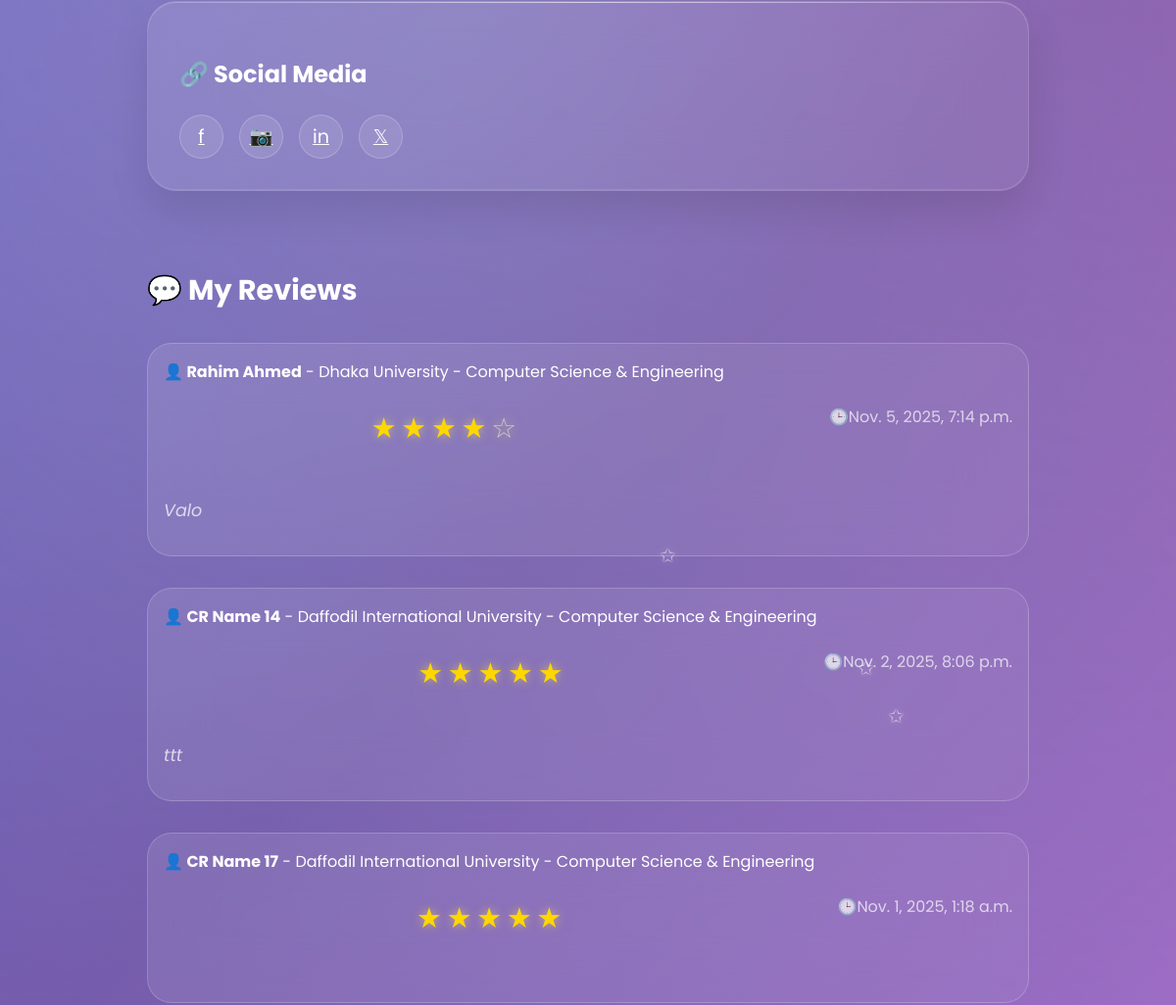
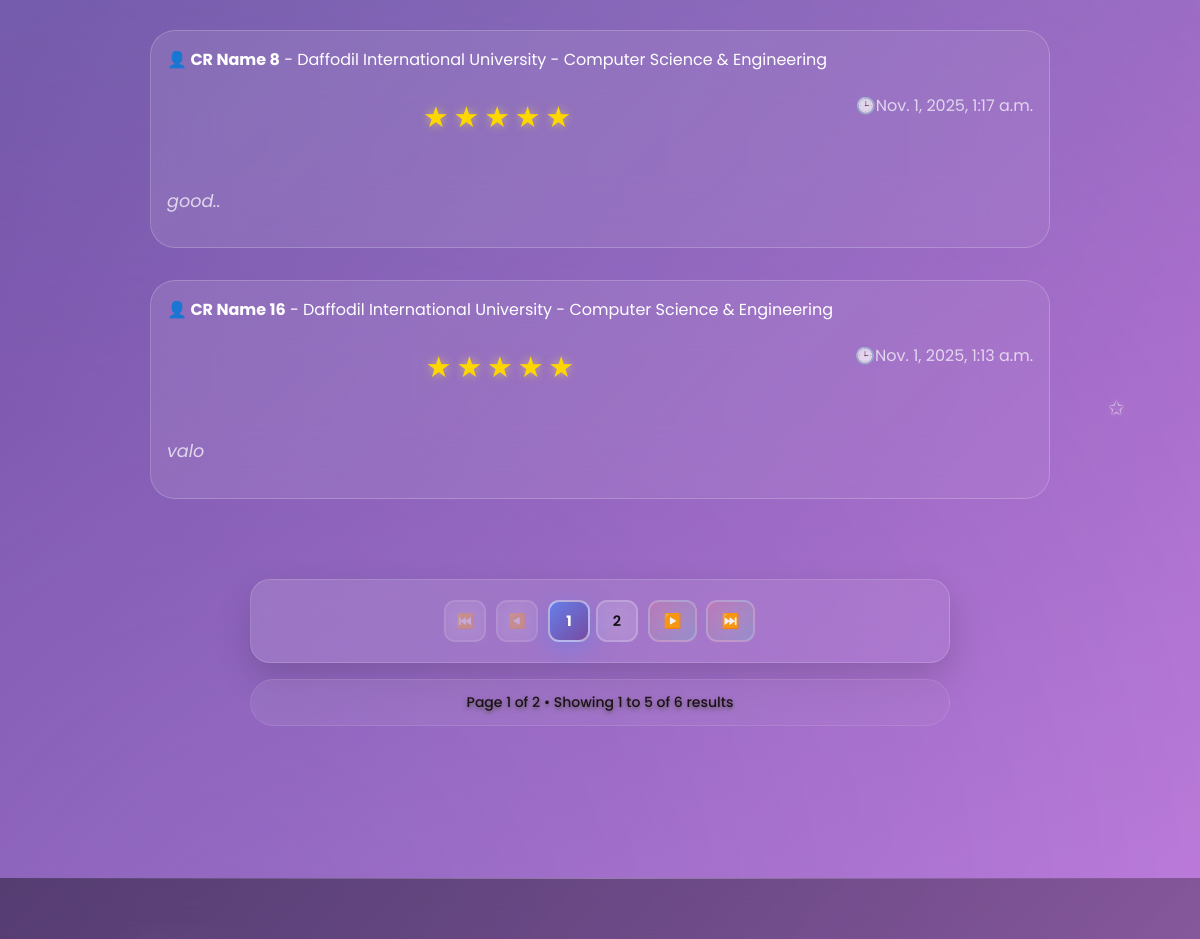
Page /view_profile/cr-reviews-admin/ (signed in, middle part) on the earlier database version (2 pictures, top to bottom).
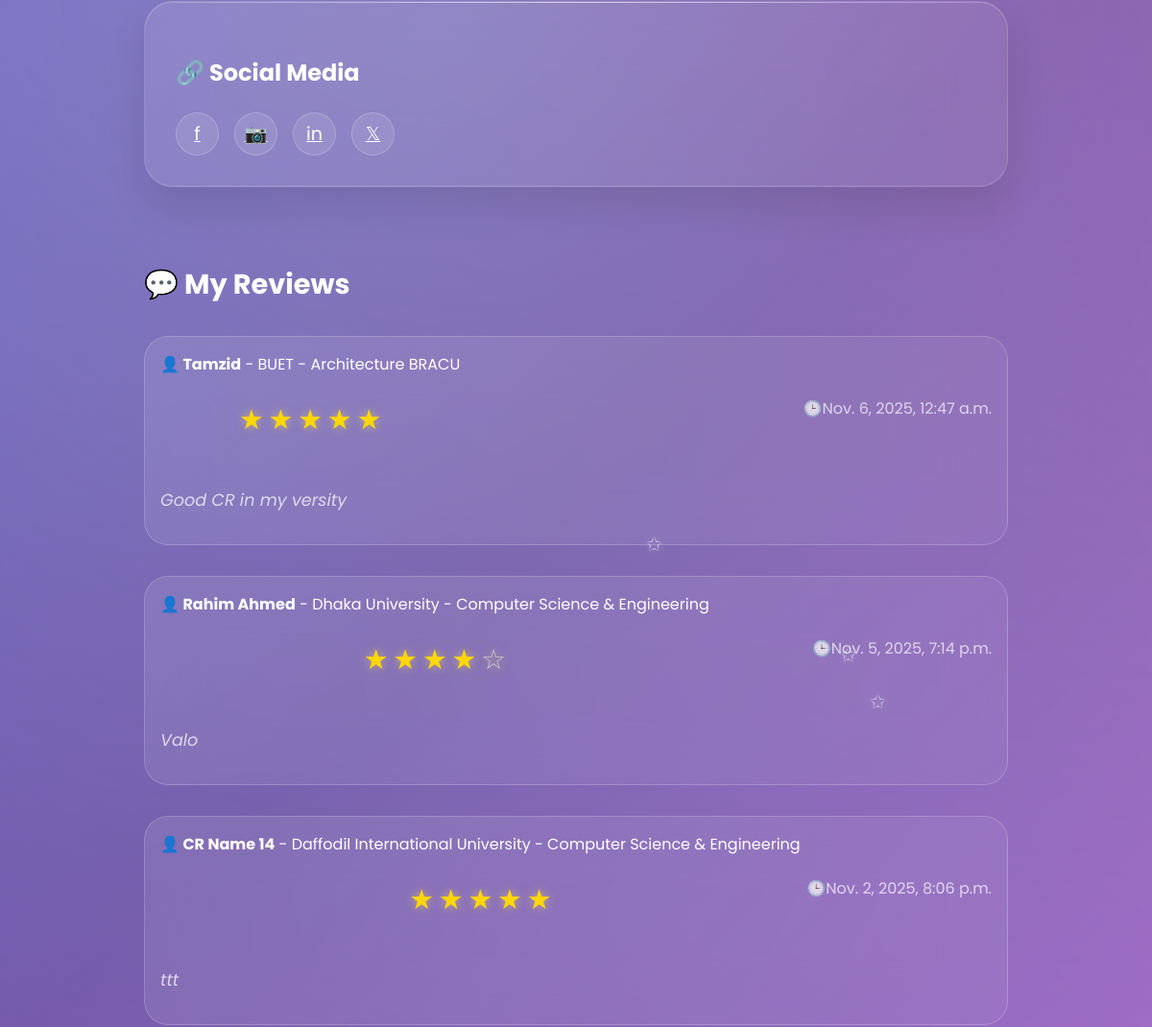
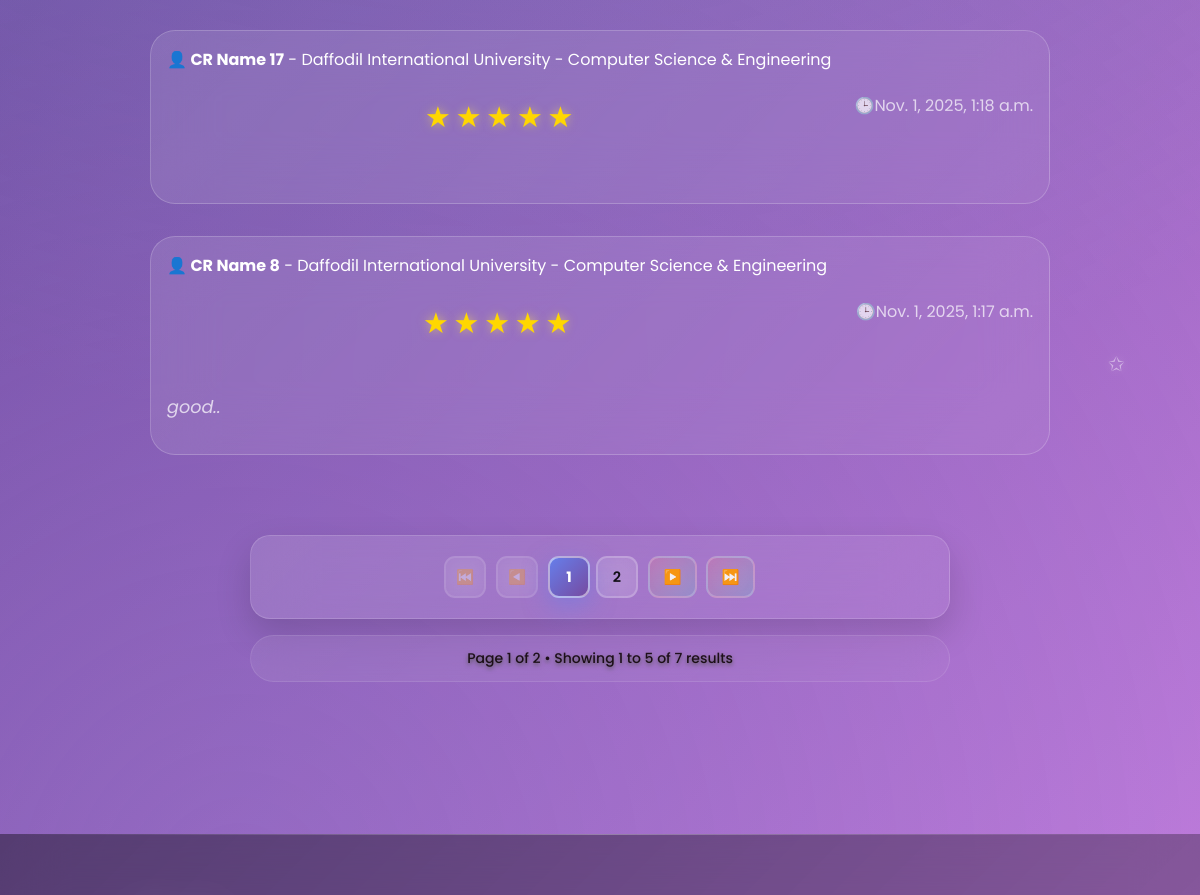
Same page on the later database version (2 pictures, top to bottom).
### cr/models.py (models this page shows, shortened)
class Review(models.Model):
    user = models.ForeignKey('userprofile.User', on_delete=models.CASCADE, related_name='userreviews')
    cr_profile = models.ForeignKey(CrProfile, on_delete=models.CASCADE, related_name='cr_reviews')
    rating = models.PositiveSmallIntegerField()
    description = models.TextField(blank=True, null=True)
    is_anonymous = models.BooleanField(default=False)
    anonymous_name = models.CharField(max_length=100, blank=True, null=True)
    is_approved = models.BooleanField(default=True)  # Auto-approve non-anonymous
    reviewed_by = models.ForeignKey(
        'userprofile.User',
        on_delete=models.SET_NULL,
        null=True,
        blank=True,
        related_name='reviewed_reviews',
        help_text="Admin who approved/rejected this review"
    )
    reviewed_at = models.DateTimeField(null=True, blank=True)
    slug = models.SlugField(unique=True, blank=True)
    created_at = models.DateTimeField(auto_now_add=True)
    updated_at = models.DateTimeField(auto_now=True)
    deleted_at = models.DateTimeField(blank=True, null=True)
    class Meta:
        unique_together = [['user', 'cr_profile']]
        ordering = ['-created_at']

class CrProfile(models.Model):
    user=models.OneToOneField('userprofile.User', on_delete=models.CASCADE,related_name='user_profile')
    university=models.ForeignKey(University, on_delete=models.CASCADE,related_name='university_crs')
    department=models.ForeignKey(Department, on_delete=models.CASCADE,related_name='department_crs')
    cr_status = models.CharField(
    max_length=20,
    choices=[('Present', 'Present CR'), ('Former', 'Former CR')],
    default='Present'
    )
    profile_picture = models.ImageField(upload_to='cr_profile_pictures/', blank=True, null=True)
    name = models.CharField(max_length=100)
    gender = models.CharField(choices=[('M', 'Male'), ('F', 'Female')], max_length=1)
    email = models.EmailField(blank=True, null=True)
    phone = models.CharField(max_length=30, blank=True, null=True)
    st_id = models.CharField(max_length=50, unique=True)
    batch = models.CharField(max_length=20)
    dept_batch = models.CharField(max_length=20 , blank=True, null=True)
    section = models.CharField(max_length=10)
    bio = models.TextField(blank=True, null=True)
    date_of_birth = models.DateField(blank=True, null=True)
    slug = models.SlugField(unique=True, blank=True)
    facebook_url = models.URLField(default='https://www.facebook.com/')
    instagram_url = models.URLField(default='https://www.instagram.com/')
    linkedin_url = models.URLField(default='https://www.linkedin.com/')
    created_at=models.DateTimeField(auto_now_add=True)
    updated_at=models.DateTimeField(auto_now=True)
    deleted_at=models.DateTimeField(auto_now=True,blank=True,null=True)

class University(models.Model):
    Public = "Public"
    Private = "Private"
    university_type = [
        (Public,"Public"),
        (Private,"Private"),
    ]
    title =models.CharField(max_length=100,unique=True,blank=False,null=False)
    type =models.CharField(max_length=100,choices=university_type)
    address=models.CharField(max_length=150, blank=True, null=True)
    slug=models.SlugField(blank=True,unique=True)
    created_at=models.DateTimeField(auto_now_add=True)
    updated_at=models.DateTimeField(auto_now=True)
    daleted_at=models.DateTimeField(auto_now=True,blank=True,null=True)
    def __str__(self):
        return self.title

class Department(models.Model):
    title=models.CharField(max_length=50,unique=True,blank=False,null=False)
    code=models.CharField(max_length=50,unique=True,blank=True,null=True)
    slug=models.SlugField(blank=True,unique=True)
    created_at=models.DateTimeField(auto_now_add=True)
    updated_at=models.DateTimeField(auto_now=True)
    daleted_at=models.DateTimeField(auto_now=True,blank=True,null=True)
    def __str__(self):
        return self.title

### userprofile/views.py (the view)
# urls.py: path('view_profile/<str:slug>/',view_profile,name="view_profile"),
def view_profile(request,slug):
    user = User.objects.get(email=request.user.email,slug=slug)
    review = Review.objects.filter(user=user).order_by('-created_at')
    paginator = Paginator(review,5)
    page_number = request.GET.get('page',1)
    try:
        review = paginator.page(page_number)
    except PageNotAnInteger:
        review = paginator.page(1)
    except EmptyPage:
        review = paginator.page(1)
    context = {
        'user':user,
        'review':review,
    }
    return render(request,'user_profile/view_profile.html',context)

### userprofile/models.py (called while the page is built)
    def get_full_name(self):
        return f"{self.first_name} {self.last_name}"

### templates/user_profile/view_profile.html (shortened to what the changed rows need)
{% extends 'base.html' %}
{% load static %}
{% block content %}
    <div id="cr-profile" class="page">
        <div class="container">
            <div style="max-width: 900px; margin: 0 auto;">
                <div class="section">
                    <h2 style="color: white; font-size: 1.8rem; font-weight: 700; margin-bottom: 2rem;">💬 My Reviews</h2>
                    <div id="reviews-container">
                    {% for review in review %}
                    <div class="review-card">
                    <div class="review-header">
                        <div>
                            <strong style="font-size: 1rem;">👤 {{review.cr_profile.name}}</strong> - {{review.cr_profile.university}} - {{review.cr_profile.department}}
                            <div class="rating">
                                {% for i in "12345" %} {% if forloop.counter <= review.rating %}
                                <span class="star filled">★</span>
                                {% else %}
                                <span class="star">☆</span>
                                {% endif %}
                                {% endfor %}
                            </div>
                        </div>
                        <div style="color: rgba(255,255,255,0.7); font-weight: 400;">🕒{{review.created_at}}</div>
                    </div>
                    <div class="review-text">
                        {{review.description}}
                    </div>
                    </div>
                    {% endfor %}
                    </div>
                </div>
                {% if review.has_other_pages %}
                <div class="pagination-section">
                    <div class="pagination">
                    {% if review.has_previous %}
                        <a href="?page=1" class="pagination-btn pagination-first">
                            <span>⏮️</span>
                        </a>
                        <a href="?page={{ review.previous_page_number }}" class="pagination-btn pagination-prev">
                            <span>◀️</span>
                        </a>
                    {% else %}
                        <span class="pagination-btn pagination-disabled">
                            <span>⏮️</span>
                        </span>
                        <span class="pagination-btn pagination-disabled">
                            <span>◀️</span>
                        </span>
                    {% endif %}
                    <div class="pagination-numbers">
                        {% for num in review.paginator.page_range %}
                            {% if review.number == num %}
                                <span class="pagination-btn pagination-active">{{ num }}</span>
                            {% elif num > review.number|add:'-3' and num < review.number|add:'3' %}
                                <a href="?page={{ num }}" class="pagination-btn">{{ num }}</a>
                            {% endif %}
                        {% endfor %}
                    </div>
                    {% if review.has_next %}
                        <a href="?page={{ review.next_page_number }}" class="pagination-btn pagination-next">
                            <span>▶️</span>
                        </a>
                        <a href="?page={{ review.paginator.num_pages }}" class="pagination-btn pagination-last">
                            <span>⏭️</span>
                        </a>
                    {% endif %}
                </div>
                <div class="pagination-info">
                    <p>Page {{ review.number }} of {{ review.paginator.num_pages }} • Showing {{ review.start_index }} to {{ review.end_index }} of {{ review.paginator.count }} results</p>
                </div>
                </div>
                {% endif %}
            </div>
        </div>
    </div>
{% endblock content %}

Differences in the rows shown:
no longer on this page (row unchanged): Review: cr_profile.name "CR Name 16", cr_profile.university "Daffodil International University", cr_profile.department "Computer Science & Engineering", rating 5 (drawn), created_at "Nov. 1, 2025, 1:13 a.m.", description "valo"
added Review: cr_profile.name "Tamzid", cr_profile.university "BUET", cr_profile.department "Architecture BRACU", rating 5 (drawn), created_at "Nov. 6, 2025, 12:47 a.m.", description "Good CR in my versity"
Other differences:
{{ review.paginator.count }}: "6" → "7"
